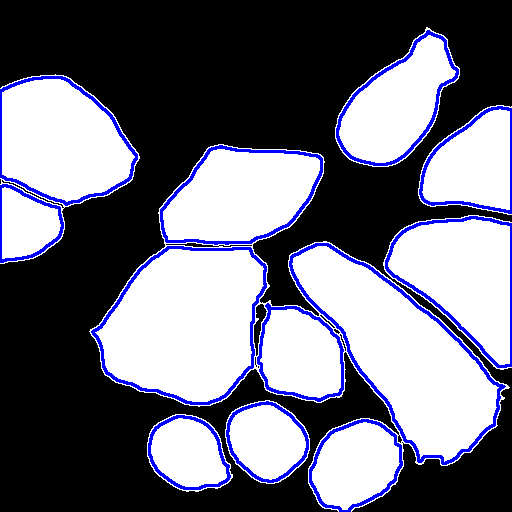
#> input picture Deepvision code/MITOSIS DETECTION0.png, 512 x 512 px, given in place of t%03d.tif, which was not available
$ jupyter execute --allow-errors z3448000.ipynb   (older library calls are emulated)   (text cells are left out)
#> lines starting #> are read from the running program, lines starting #| are printed output that depends on the picture; after the words box and inside, x2 and y2 are one past the last pixel; in counts of white or black regions, pixels touching at a corner belong together; pictures that were not available may be replaced by others from this repository, and a replacement may not be noted
[cell 1]
import cv2
import numpy as np
import time
import matplotlib.pyplot as plt
from scipy import ndimage as ndi
from skimage.morphology import watershed
from skimage.feature import peak_local_max
import pandas as pd
from scipy.ndimage import label
import sys

[cell 2]
def remove_background(image,back_img):
    h,w = image.shape
    output = np.zeros((h,w),dtype = "uint8")
    output = np.subtract(image,back_img)
    return output

[cell 3]
def apply_watershed(img):
    img_array = img.copy()
    distance = ndi.distance_transform_edt(img_array)
    markers = ndi.label(peak_local_max(distance, indices = False, labels = img_array))[0]
    ws_labels = watershed(-distance, markers, mask = img_array)
    print("[INFO] {} unique segments found".format(len(np.unique(ws_labels)) - 1))
    return ws_labels,markers

[cell 4]
def make_boxes(color_img,image,labels):
    conts=[]
    contours=[]
    for label in np.unique(labels):
        # if the label is zero, we are examining the 'background'
        # so simply ignore it
        if label == 0:
            continue
        # otherwise, allocate memory for the label region and draw
        # it on the mask
        mask = np.zeros(gray.shape, dtype="uint8")
        mask[labels == label] = 255
        # detect contours in the mask and grab the largest one
        cnts = cv2.findContours(mask.copy(), cv2.RETR_EXTERNAL,
            cv2.CHAIN_APPROX_SIMPLE)[-2]
        c = max(cnts, key=cv2.contourArea)

# [6 lines of commented-out code are left out]
        hull = cv2.convexHull(c)
        #cv2.drawContours(image,[hull],-1,(0,0,255),thickness = 1)
        contours.append(hull)
    for i in range(len(contours)):
        c = contours[i]

        area = cv2.contourArea(c)

        # Iterate all contours from i+1 to end of list
        for j in range(i+1, len(contours)):
            c2 = contours[j]

            area2 = cv2.contourArea(c2)

            area_sum = area + area2

            # Merge contours together
            tmp = np.vstack((c, c2))
            merged_c = cv2.convexHull(tmp)

            merged_area = cv2.contourArea(merged_c)

            # Replace contours c and c2 by the convex hull of merged c and c2, if total area is increased by no more then 10%
            if merged_area < area_sum*1.1:
                # Replace contour with merged one.
                contours[i] = merged_c
                contours[j] = merged_c
                c = merged_c
                area = merged_area
    ################################################################################


    # Draw new contours in red color
    for c in contours:
        #Ignore small contours
        if cv2.contourArea(c) > 20:
            cv2.drawContours(color_img, [c], -1, (255,0,0), 2, 1)
            cv2.drawContours(image, [c], -1, (128,128,128), 2, 1)
    return image,color_img

[cell 5]
def segmentation_try_1(frame,gray):
        image = frame.copy()
        #applying min_max filtering
        kernel_erosion = np.ones((3,3),np.uint8)
        erosion = cv2.erode(gray,kernel_erosion,iterations = 1)
        kernel_dilation = np.ones((5,5), np.uint8)
        img_dilation = cv2.dilate(erosion, kernel_dilation, iterations=1)
        th = cv2.adaptiveThreshold(img_dilation,255,cv2.ADAPTIVE_THRESH_GAUSSIAN_C,cv2.THRESH_BINARY,11,2)
        frame = remove_background(th,img_dilation)
        blur = cv2.GaussianBlur(frame,(5,5),0)
        ret,th = cv2.threshold(blur,0,255,cv2.THRESH_BINARY+cv2.THRESH_OTSU)
        frame = cv2.bitwise_not(th)
        #frame = frst(frame,2,2,0.25,0.25)
        label,markers = apply_watershed(frame)
       # [4 lines of commented-out code are left out]
        frame_boxes,color_img = make_boxes(image,frame,label)
        return color_img,frame_boxes

[cell 6]
def create_contour_boxes(img, thresh):
    contours, hierarchy = cv2.findContours(thresh, cv2.RETR_TREE, cv2.CHAIN_APPROX_SIMPLE)
    cv2.drawContours(img, contours, -1, (0,255,0), 3)
    cv2.imshow('draw contours',img)
    cv2.waitKey(0)

[cell 7]
thresh_path = r'./data/DIC-C2DH-HeLa/train/masks/seq01_000.tif'
thresh = cv2.imread(thresh_path,0)

img_path = r'./data/DIC-C2DH-HeLa/train/images/seq01_000.tif'
img = cv2.imread(img_path,0)

create_contour_boxes(img, thresh)

[cell 8]
img_path = r'./data/DIC-C2DH-HeLa/train/images/'
img = cv2.imread(img_path,0)

clahe = cv2.createCLAHE()
img_clahe = clahe.apply(img)

#> (the rest of this cell did not finish here and is left out)

[cell 9]
cap = cv2.VideoCapture("./COMP9517_Images/PhC-C2DL-PSC/Sequence 4/t%03d.tif")
filter_size = 3
M = 0
while(1):
    ret, frame = cap.read()
#> frame is the input picture: shape (512, 512, 3); mean B, G, R 124.9, 110.4, 110.4
    if (ret) :
        gray = cv2.cvtColor(frame, cv2.COLOR_BGR2GRAY)
        cv2.imshow('original image',gray)

        segmentation_try_1_img,Black = segmentation_try_1(frame,gray)
#> in segmentation_try_1, `img_dilation = cv2.dilate(erosion, kernel_dilation, iterations=1)`:
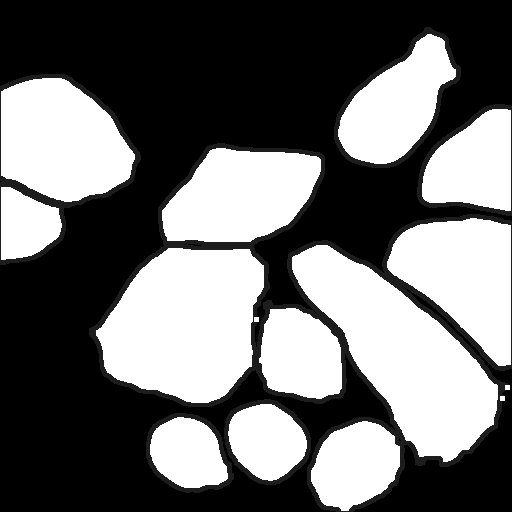
#> img_dilation: shape (512, 512); min 0, max 255, mean 112.6
#> in segmentation_try_1, `th = cv2.adaptiveThreshold(img_dilation,255,cv2.ADAPTIVE_THRESH_GAUSSI..`:
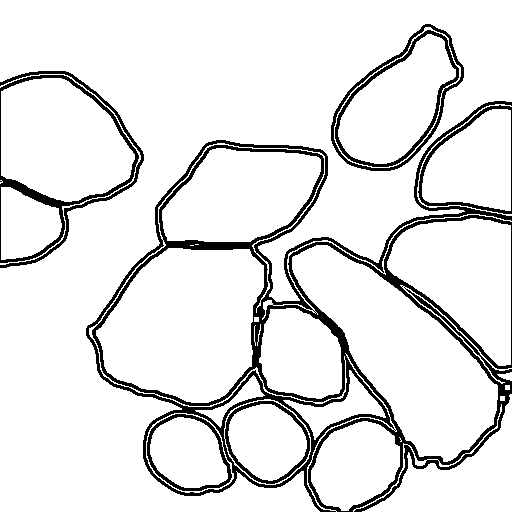
#> th: shape (512, 512); 90% white; 4 black regions, box (x1, y1, x2, y2) and area: (86, 101, 512, 512) 19418, (0, 71, 144, 268) 3217, (331, 24, 464, 171) 2659, (418, 105, 512, 214) 902
#> in segmentation_try_1, `blur = cv2.GaussianBlur(frame,(5,5),0)`:
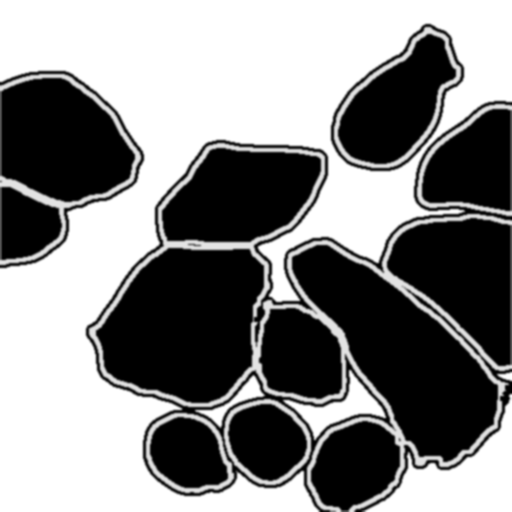
#> blur: shape (512, 512); min 0, max 255, mean 131.6
#> in segmentation_try_1, `ret,th = cv2.threshold(blur,0,255,cv2.THRESH_BINARY+cv2.THRESH_OTSU)`:
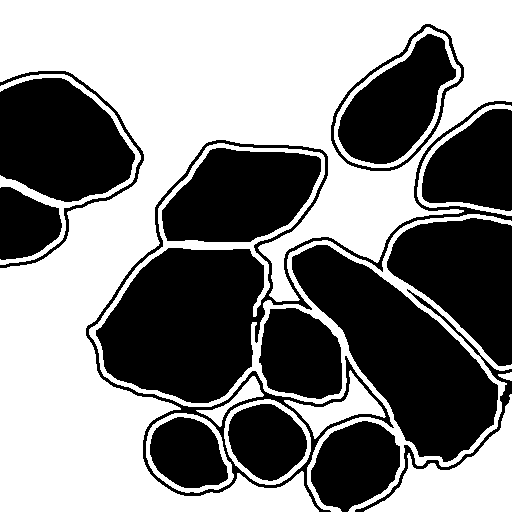
#> th: shape (512, 512); 52.3% white; 15 black regions, largest, box (x1, y1, x2, y2) and area: (86, 101, 512, 512) 26631, (292, 245, 498, 462) 20033, (0, 78, 135, 202) 12612
#> in segmentation_try_1, `ret,th = cv2.threshold(blur,0,255,cv2.THRESH_BINARY+cv2.THRESH_OTSU)`: ret = 126
#> in apply_watershed, `distance = ndi.distance_transform_edt(img_array)`:
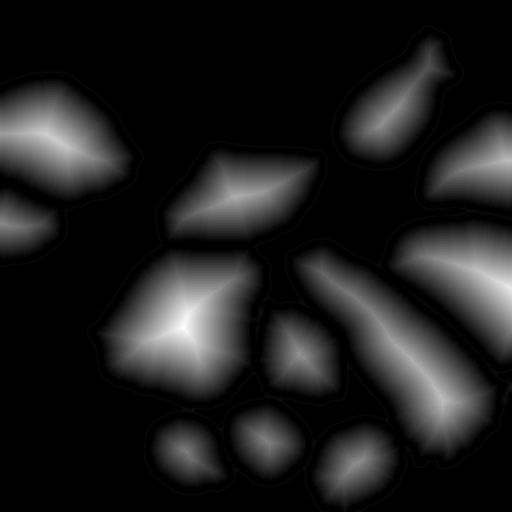
#> distance: shape (512, 512) float64; min 0, max 68, mean 8.2; drawn with min black and max white
#> in apply_watershed, `markers = ndi.label(peak_local_max(distance, indices = False, labels =..`:
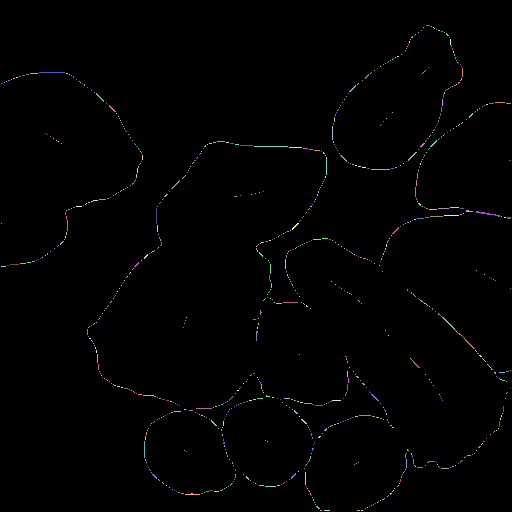
#> markers: shape (512, 512) int32; 992 distinct labels, from 0 to 991; one colour per label, 0 black
#> in apply_watershed, `ws_labels = watershed(-distance, markers, mask = img_array)`:
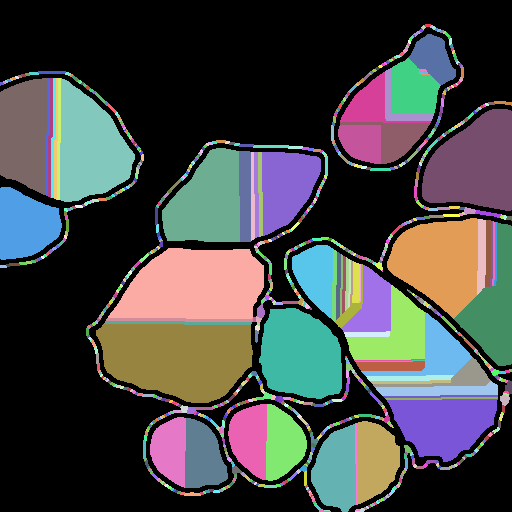
#> ws_labels: shape (512, 512) int32; 992 distinct labels, from 0 to 991; one colour per label, 0 black
#| [INFO] 991 unique segments found
#> the loop in make_boxes, `for label in np.unique(labels): # if the label is zero, we are examini..` made 992 passes
#> (c, hull) on passes 4, 5, 8: ([[423, 25], [421, 27], [423, 29], [425, 27]], [[425, 27], [423, 29], [421, 27], [423, 25]]), ([[433, 26], [432, 27], [433, 27]], [[433, 27], [432, 27], [433, 26]]), ([[421, 28], [419, 30], [421, 32], [423, 30]], [[423, 30], [421, 32], [419, 30], [421, 28]])
#> after the loop in make_boxes, `for label in np.unique(labels):`:
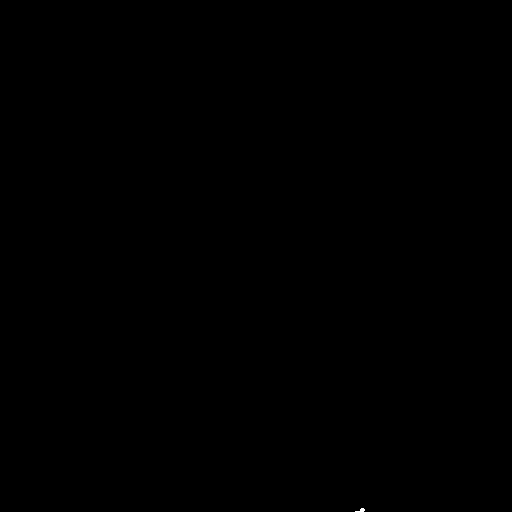
#> mask: shape (512, 512); 0.01% white; 1 white region
#> after the loop in make_boxes, `for label in np.unique(labels):`: contours = 991 contours, 869 with area under 20; largest, box (x1, y1, x2, y2) and area: (96, 324, 253, 403) 9859, (108, 248, 264, 319) 8774, (422, 109, 512, 211) 6824, (387, 218, 478, 319) 6403, (60, 78, 135, 202) 6196
#> the loop in make_boxes, `for i in range(len(contours)):` made 991 passes
#> after the loop in make_boxes, `for i in range(len(contours)):`: contours = 991 contours, 1 with area under 20; largest, box (x1, y1, x2, y2) and area: (0, 25, 512, 512) 205825, (0, 25, 512, 512) 205825, (0, 25, 512, 512) 205825, (0, 25, 512, 512) 205825, (0, 25, 512, 512) 205825
#> after the loop in make_boxes, `for c in contours:`:
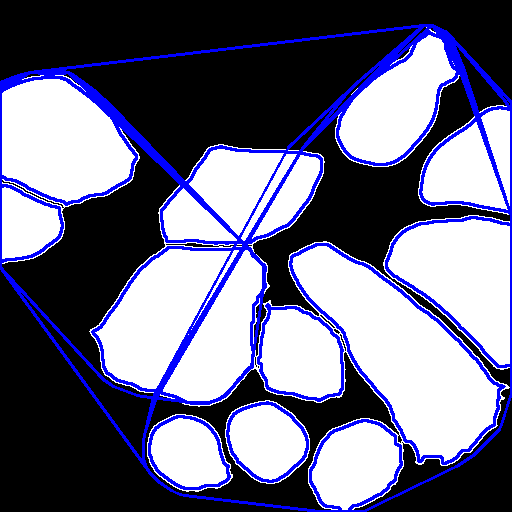
#> color_img: shape (512, 512, 3); mean B, G, R 132.9, 107.3, 107.3
#> after the loop in make_boxes, `for c in contours:`:
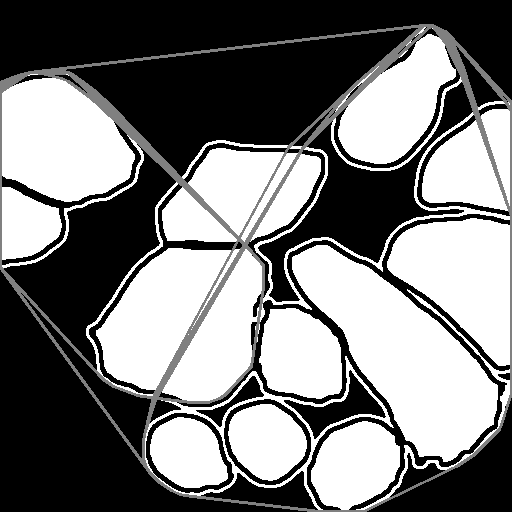
#> image: shape (512, 512); min 0, max 255, mean 122.6


        #Colored Image
        cv2.imshow('segmentation_try_1',segmentation_try_1_img)
        #Black Image
        cv2.imshow('black and white',Black)

        #ct.update()

        time.sleep(0.5)

    else:
        cap.set(cv2.CAP_PROP_POS_FRAMES, 0)
    # 'q' to quit playback
    if (cv2.waitKey(1) & 0xFF == ord('q')):
#> (key q is pressed here)
        break

cap.release()
cv2.destroyAllWindows()

$ run again, on Deepvision code/MITOSIS DETECTION1.png
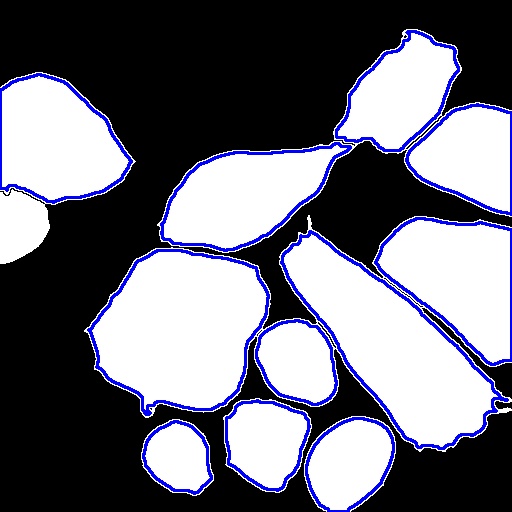
#> input picture Deepvision code/MITOSIS DETECTION1.png, 512 x 512 px, given in place of t%03d.tif, which was not available
#> frame is the input picture: shape (512, 512, 3); mean B, G, R 125.8, 111.6, 111.6
#> in segmentation_try_1, `ret,th = cv2.threshold(blur,0,255,cv2.THRESH_BINARY+cv2.THRESH_OTSU)`:
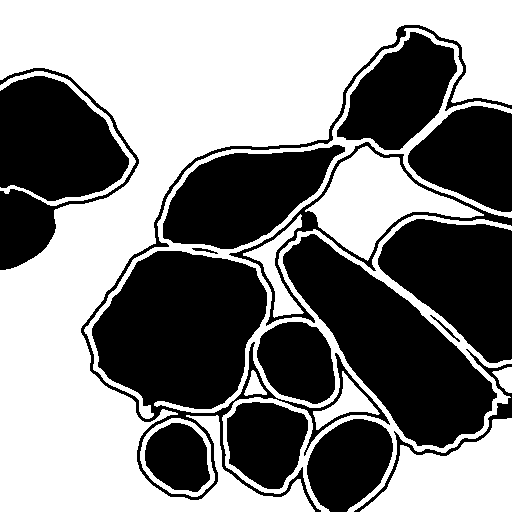
#> th: shape (512, 512); 51.7% white; 16 black regions, largest, box (x1, y1, x2, y2) and area: (81, 25, 512, 512) 26454, (283, 234, 497, 448) 19792, (378, 219, 512, 363) 12620
#> ret = 126
#> markers: shape (512, 512) int32; 992 distinct labels, from 0 to 991
#> ws_labels: shape (512, 512) int32; 992 distinct labels, from 0 to 991
#| [INFO] 991 unique segments found
#> the loop in make_boxes, `for label in np.unique(labels): # if the label is zero, we are examini..` made 992 passes
#> (c, hull) on passes 16, 19, 20: ([[396, 41], [397, 42], [398, 42], [397, 41]], [[397, 41], [398, 42], [397, 42], [396, 41]]), ([[396, 42], [396, 43], [398, 43], [397, 43]], [[398, 43], [396, 43], [396, 42]]), ([[456, 43], [456, 44], [457, 43]], [[457, 43], [456, 44], [456, 43]])
#> after the loop in make_boxes, `for label in np.unique(labels):`: contours = 991 contours, 842 with area under 20; largest, box (x1, y1, x2, y2) and area: (92, 330, 255, 409) 10234, (96, 251, 267, 324) 9553, (374, 368, 497, 448) 6258, (307, 419, 393, 512) 5732, (227, 402, 308, 489) 5405
#> the loop in make_boxes, `for i in range(len(contours)):` made 991 passes
#> after the loop in make_boxes, `for i in range(len(contours)):`: contours = 991 contours; largest, box (x1, y1, x2, y2) and area: (81, 26, 512, 512) 153275, (81, 26, 512, 512) 153275, (81, 26, 512, 512) 153275, (81, 26, 512, 512) 153275, (81, 26, 512, 512) 153275
#> after the loop in make_boxes, `for c in contours:`:
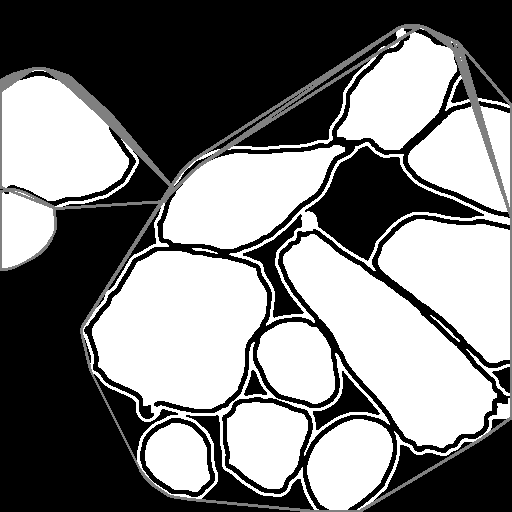
#> image: shape (512, 512); min 0, max 255, mean 124.9
